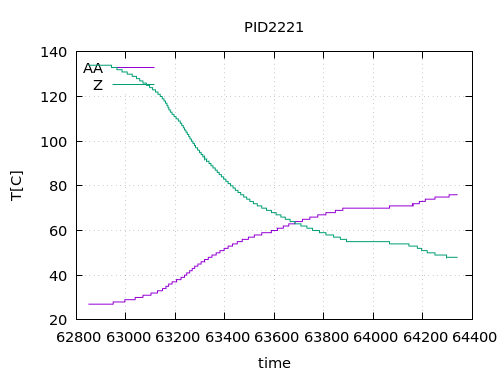

This figure's gnuplot source:
aspect = 800.0 / 600.0
width = 500
height = width / aspect
set terminal pngcairo size width,height enhanced font ",11"
set output "plot.png"
set grid
set key left top
set title "PID2221"
set xlabel "time"
set ylabel "T[C]"
#set xrange [5 : 8]
#set yrange [0 : 4.5]
plot \
	"2201AA" using 1:2 with lines title "AA", \
	"2201Z" using 1:2 with lines title "Z"
